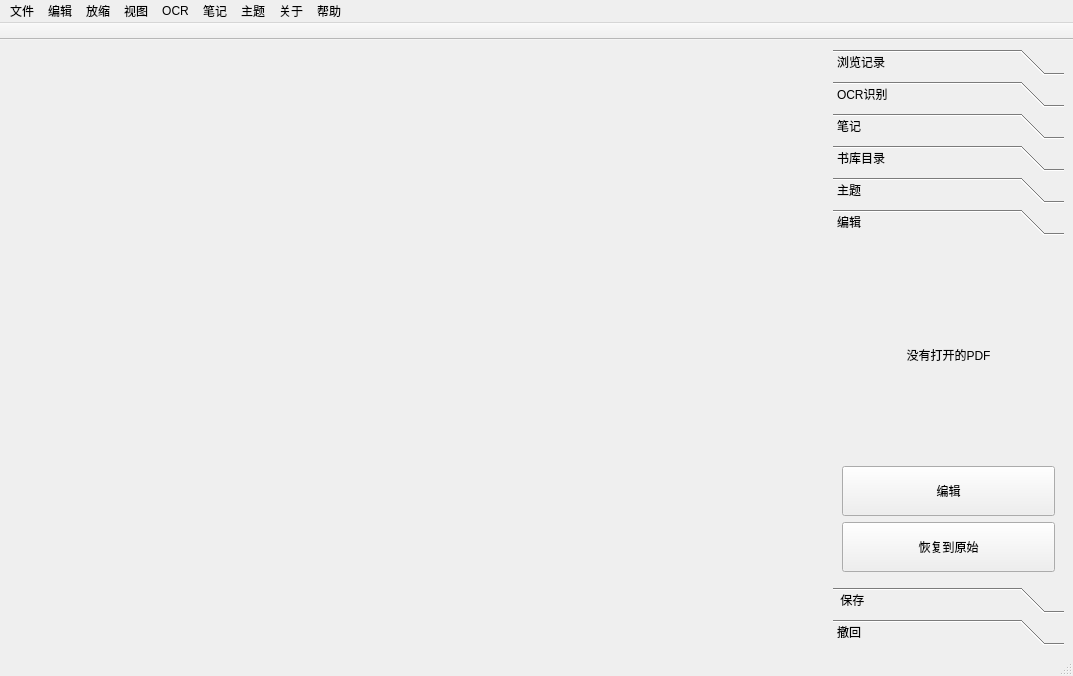
<?xml version="1.0" encoding="UTF-8"?>
<ui version="4.0">
 <class>MainWindow</class>
 <widget class="QMainWindow" name="MainWindow">
  <property name="geometry">
   <rect>
    <x>0</x>
    <y>0</y>
    <width>1073</width>
    <height>676</height>
   </rect>
  </property>
  <property name="focusPolicy">
   <enum>Qt::NoFocus</enum>
  </property>
  <property name="windowTitle">
   <string>MainWindow</string>
  </property>
  <widget class="QWidget" name="centralwidget">
   <layout class="QHBoxLayout" name="horizontalLayout">
    <item>
     <widget class="QWidget" name="pdf_view_frame" native="true">
      <layout class="QVBoxLayout" name="verticalLayout">
       <item>
        <widget class="CCPDF_View" name="pdf_view" native="true">
         <property name="minimumSize">
          <size>
           <width>800</width>
           <height>500</height>
          </size>
         </property>
        </widget>
       </item>
      </layout>
     </widget>
    </item>
    <item>
     <widget class="QToolBox" name="hyperWidget">
      <property name="minimumSize">
       <size>
        <width>100</width>
        <height>0</height>
       </size>
      </property>
      <property name="maximumSize">
       <size>
        <width>300</width>
        <height>16777215</height>
       </size>
      </property>
      <property name="currentIndex">
       <number>5</number>
      </property>
      <widget class="QWidget" name="historyPage">
       <property name="geometry">
        <rect>
         <x>0</x>
         <y>0</y>
         <width>231</width>
         <height>358</height>
        </rect>
       </property>
       <attribute name="icon">
        <iconset resource="icons.qrc">
         <normaloff>:/windowIcon/icon/history.ico</normaloff>:/windowIcon/icon/history.ico</iconset>
       </attribute>
       <attribute name="label">
        <string>浏览记录</string>
       </attribute>
       <layout class="QHBoxLayout" name="horizontalLayout_3">
        <item>
         <widget class="QWidget" name="widget_filehist" native="true">
          <layout class="QHBoxLayout" name="horizontalLayout_2">
           <item>
            <widget class="QTableWidget" name="tableWidget_filehist"/>
           </item>
          </layout>
         </widget>
        </item>
       </layout>
      </widget>
      <widget class="QWidget" name="OCRPage">
       <property name="geometry">
        <rect>
         <x>0</x>
         <y>0</y>
         <width>231</width>
         <height>358</height>
        </rect>
       </property>
       <attribute name="icon">
        <iconset resource="icons.qrc">
         <normaloff>:/toolbar_icon/pic/OCR_current.png</normaloff>:/toolbar_icon/pic/OCR_current.png</iconset>
       </attribute>
       <attribute name="label">
        <string>OCR识别</string>
       </attribute>
       <layout class="QVBoxLayout" name="verticalLayout_3">
        <item>
         <widget class="QPushButton" name="btn_configMission">
          <property name="minimumSize">
           <size>
            <width>200</width>
            <height>50</height>
           </size>
          </property>
          <property name="text">
           <string>打开OCR配置</string>
          </property>
          <property name="icon">
           <iconset resource="icons.qrc">
            <normaloff>:/toolbar_icon/pic/ocr_settings.png</normaloff>:/toolbar_icon/pic/ocr_settings.png</iconset>
          </property>
         </widget>
        </item>
        <item>
         <widget class="QPushButton" name="btn_startMissionDirect">
          <property name="enabled">
           <bool>true</bool>
          </property>
          <property name="minimumSize">
           <size>
            <width>200</width>
            <height>50</height>
           </size>
          </property>
          <property name="text">
           <string>开始OCR识别</string>
          </property>
          <property name="icon">
           <iconset resource="icons.qrc">
            <normaloff>:/toolbar_icon/pic/OCR_current.png</normaloff>:/toolbar_icon/pic/OCR_current.png</iconset>
          </property>
         </widget>
        </item>
        <item>
         <widget class="QPushButton" name="btn_clip">
          <property name="minimumSize">
           <size>
            <width>0</width>
            <height>50</height>
           </size>
          </property>
          <property name="text">
           <string>将识别内容复制到剪贴板中</string>
          </property>
          <property name="icon">
           <iconset resource="icons.qrc">
            <normaloff>:/toolbar_icon/pic/clipboard.png</normaloff>:/toolbar_icon/pic/clipboard.png</iconset>
          </property>
         </widget>
        </item>
        <item>
         <widget class="QPlainTextEdit" name="ocrResultTextEdit"/>
        </item>
       </layout>
      </widget>
      <widget class="QWidget" name="page">
       <property name="geometry">
        <rect>
         <x>0</x>
         <y>0</y>
         <width>231</width>
         <height>358</height>
        </rect>
       </property>
       <attribute name="icon">
        <iconset resource="icons.qrc">
         <normaloff>:/toolbar_icon/pic/notebookOpenAdd.png</normaloff>:/toolbar_icon/pic/notebookOpenAdd.png</iconset>
       </attribute>
       <attribute name="label">
        <string>笔记</string>
       </attribute>
       <layout class="QVBoxLayout" name="verticalLayout_5">
        <item>
         <widget class="QWidget" name="widget" native="true">
          <layout class="QGridLayout" name="gridLayout">
           <item row="1" column="1">
            <widget class="QPushButton" name="btn_bindNote">
             <property name="minimumSize">
              <size>
               <width>0</width>
               <height>50</height>
              </size>
             </property>
             <property name="text">
              <string>绑定本地笔记</string>
             </property>
             <property name="checkable">
              <bool>false</bool>
             </property>
            </widget>
           </item>
           <item row="2" column="1">
            <widget class="QPushButton" name="btn_switch">
             <property name="minimumSize">
              <size>
               <width>0</width>
               <height>50</height>
              </size>
             </property>
             <property name="text">
              <string>更换绑定的笔记</string>
             </property>
            </widget>
           </item>
           <item row="1" column="0">
            <widget class="QPushButton" name="btn_addOrOpenNotes">
             <property name="minimumSize">
              <size>
               <width>0</width>
               <height>50</height>
              </size>
             </property>
             <property name="text">
              <string>创建笔记</string>
             </property>
            </widget>
           </item>
           <item row="2" column="0">
            <widget class="QPushButton" name="btn_releaseNotes">
             <property name="minimumSize">
              <size>
               <width>0</width>
               <height>50</height>
              </size>
             </property>
             <property name="text">
              <string>解绑笔记</string>
             </property>
            </widget>
           </item>
           <item row="0" column="0" colspan="2">
            <widget class="QLineEdit" name="noteBookPathEdit">
             <property name="enabled">
              <bool>false</bool>
             </property>
            </widget>
           </item>
          </layout>
         </widget>
        </item>
        <item>
         <widget class="QWidget" name="widget_2" native="true">
          <layout class="QVBoxLayout" name="verticalLayout_4">
           <item>
            <widget class="QPushButton" name="btn_addNoteHandle">
             <property name="minimumSize">
              <size>
               <width>0</width>
               <height>50</height>
              </size>
             </property>
             <property name="text">
              <string>添加笔记工具</string>
             </property>
            </widget>
           </item>
           <item>
            <widget class="QPushButton" name="btn_checkHandle">
             <property name="minimumSize">
              <size>
               <width>0</width>
               <height>50</height>
              </size>
             </property>
             <property name="text">
              <string>查看当前的笔记工具配置</string>
             </property>
            </widget>
           </item>
           <item>
            <widget class="QPushButton" name="btn_removeBtnHandle">
             <property name="minimumSize">
              <size>
               <width>0</width>
               <height>50</height>
              </size>
             </property>
             <property name="text">
              <string>移除笔记工具</string>
             </property>
            </widget>
           </item>
          </layout>
         </widget>
        </item>
       </layout>
      </widget>
      <widget class="QWidget" name="bookModelPage">
       <property name="geometry">
        <rect>
         <x>0</x>
         <y>0</y>
         <width>231</width>
         <height>358</height>
        </rect>
       </property>
       <attribute name="icon">
        <iconset resource="icons.qrc">
         <normaloff>:/windowIcon/icon/booklib.ico</normaloff>:/windowIcon/icon/booklib.ico</iconset>
       </attribute>
       <attribute name="label">
        <string>书库目录</string>
       </attribute>
       <layout class="QHBoxLayout" name="horizontalLayout_4">
        <item>
         <widget class="QTreeView" name="treeView_library"/>
        </item>
       </layout>
      </widget>
      <widget class="QWidget" name="theme_page">
       <property name="geometry">
        <rect>
         <x>0</x>
         <y>0</y>
         <width>231</width>
         <height>358</height>
        </rect>
       </property>
       <attribute name="icon">
        <iconset resource="icons.qrc">
         <normaloff>:/toolbar_icon/pic/styleSwitch.png</normaloff>:/toolbar_icon/pic/styleSwitch.png</iconset>
       </attribute>
       <attribute name="label">
        <string>主题</string>
       </attribute>
       <layout class="QVBoxLayout" name="verticalLayout_7">
        <item>
         <widget class="QWidget" name="theme_btns_widget" native="true">
          <layout class="QVBoxLayout" name="verticalLayout_6">
           <item>
            <widget class="QPushButton" name="btn_randStyle">
             <property name="minimumSize">
              <size>
               <width>0</width>
               <height>50</height>
              </size>
             </property>
             <property name="text">
              <string>随机的主题</string>
             </property>
             <property name="icon">
              <iconset resource="icons.qrc">
               <normaloff>:/toolbar_icon/pic/styleSwitch.png</normaloff>:/toolbar_icon/pic/styleSwitch.png</iconset>
             </property>
            </widget>
           </item>
           <item>
            <widget class="QPushButton" name="btn_setClearTheme">
             <property name="minimumSize">
              <size>
               <width>0</width>
               <height>50</height>
              </size>
             </property>
             <property name="text">
              <string>还原为默认的主题</string>
             </property>
             <property name="icon">
              <iconset resource="icons.qrc">
               <normaloff>:/toolbar_icon/pic/styleSwitch.png</normaloff>:/toolbar_icon/pic/styleSwitch.png</iconset>
             </property>
            </widget>
           </item>
          </layout>
         </widget>
        </item>
       </layout>
      </widget>
      <widget class="QWidget" name="EditPage">
       <property name="geometry">
        <rect>
         <x>0</x>
         <y>0</y>
         <width>231</width>
         <height>358</height>
        </rect>
       </property>
       <attribute name="icon">
        <iconset resource="icons.qrc">
         <normaloff>:/toolbar_icon/pic/editPDF.png</normaloff>:/toolbar_icon/pic/editPDF.png</iconset>
       </attribute>
       <attribute name="label">
        <string>编辑</string>
       </attribute>
       <layout class="QVBoxLayout" name="verticalLayout_2">
        <item>
         <widget class="QLabel" name="image_label">
          <property name="autoFillBackground">
           <bool>true</bool>
          </property>
          <property name="text">
           <string>没有打开的PDF</string>
          </property>
          <property name="scaledContents">
           <bool>true</bool>
          </property>
          <property name="alignment">
           <set>Qt::AlignCenter</set>
          </property>
         </widget>
        </item>
        <item>
         <widget class="QPushButton" name="btn_edit_current">
          <property name="minimumSize">
           <size>
            <width>200</width>
            <height>50</height>
           </size>
          </property>
          <property name="text">
           <string>编辑</string>
          </property>
          <property name="icon">
           <iconset resource="icons.qrc">
            <normaloff>:/toolbar_icon/pic/editPDF.png</normaloff>:/toolbar_icon/pic/editPDF.png</iconset>
          </property>
         </widget>
        </item>
        <item>
         <widget class="QPushButton" name="btn_resumeCurPageEdit">
          <property name="minimumSize">
           <size>
            <width>0</width>
            <height>50</height>
           </size>
          </property>
          <property name="text">
           <string>恢复到原始</string>
          </property>
          <property name="icon">
           <iconset resource="icons.qrc">
            <normaloff>:/toolbar_icon/pic/ResumeCurPage.png</normaloff>:/toolbar_icon/pic/ResumeCurPage.png</iconset>
          </property>
         </widget>
        </item>
       </layout>
      </widget>
      <widget class="QWidget" name="page_3">
       <attribute name="icon">
        <iconset resource="icons.qrc">
         <normaloff>:/toolbar_icon/pic/savePDF.png</normaloff>:/toolbar_icon/pic/savePDF.png</iconset>
       </attribute>
       <attribute name="label">
        <string> 保存</string>
       </attribute>
       <layout class="QVBoxLayout" name="verticalLayout_9">
        <item>
         <widget class="QPushButton" name="btn_copy">
          <property name="minimumSize">
           <size>
            <width>0</width>
            <height>50</height>
           </size>
          </property>
          <property name="text">
           <string>保存当前的PDF</string>
          </property>
          <property name="icon">
           <iconset resource="icons.qrc">
            <normaloff>:/toolbar_icon/pic/savePDF.png</normaloff>:/toolbar_icon/pic/savePDF.png</iconset>
          </property>
         </widget>
        </item>
       </layout>
      </widget>
      <widget class="QWidget" name="page_2">
       <property name="geometry">
        <rect>
         <x>0</x>
         <y>0</y>
         <width>231</width>
         <height>358</height>
        </rect>
       </property>
       <attribute name="icon">
        <iconset resource="icons.qrc">
         <normaloff>:/toolbar_icon/pic/resume.png</normaloff>:/toolbar_icon/pic/resume.png</iconset>
       </attribute>
       <attribute name="label">
        <string>撤回</string>
       </attribute>
       <layout class="QVBoxLayout" name="verticalLayout_8">
        <item>
         <widget class="QPushButton" name="btn_backToPrevious">
          <property name="minimumSize">
           <size>
            <width>0</width>
            <height>50</height>
           </size>
          </property>
          <property name="text">
           <string>回退到这次编辑之前</string>
          </property>
          <property name="icon">
           <iconset resource="icons.qrc">
            <normaloff>:/toolbar_icon/pic/resume.png</normaloff>:/toolbar_icon/pic/resume.png</iconset>
          </property>
         </widget>
        </item>
        <item>
         <widget class="QPushButton" name="btn_makeBackToAllBeforeEdit">
          <property name="minimumSize">
           <size>
            <width>0</width>
            <height>50</height>
           </size>
          </property>
          <property name="text">
           <string>退回到所有编辑前的状态...</string>
          </property>
          <property name="icon">
           <iconset resource="icons.qrc">
            <normaloff>:/toolbar_icon/pic/resume.png</normaloff>:/toolbar_icon/pic/resume.png</iconset>
          </property>
         </widget>
        </item>
       </layout>
      </widget>
     </widget>
    </item>
   </layout>
  </widget>
  <widget class="QMenuBar" name="menubar">
   <property name="geometry">
    <rect>
     <x>0</x>
     <y>0</y>
     <width>1073</width>
     <height>21</height>
    </rect>
   </property>
   <widget class="QMenu" name="file_Menu">
    <property name="title">
     <string>文件</string>
    </property>
    <addaction name="action_loadPDF"/>
    <addaction name="action_setLibraryPath"/>
    <addaction name="separator"/>
    <addaction name="action_clearHistory"/>
    <addaction name="separator"/>
    <addaction name="action_savePDF"/>
    <addaction name="action_quit"/>
   </widget>
   <widget class="QMenu" name="menu_2">
    <property name="title">
     <string>放缩</string>
    </property>
    <addaction name="action_zoomin"/>
    <addaction name="action_zoomout"/>
   </widget>
   <widget class="QMenu" name="menu_3">
    <property name="title">
     <string>视图</string>
    </property>
    <addaction name="action_show_or_hide_advamced"/>
    <addaction name="action_singlePage"/>
    <addaction name="action_multiPage"/>
   </widget>
   <widget class="QMenu" name="menuOCR">
    <property name="title">
     <string>OCR</string>
    </property>
    <addaction name="action_ocrsettingWindow"/>
    <addaction name="action_ocrCurPage"/>
   </widget>
   <widget class="QMenu" name="menu_4">
    <property name="title">
     <string>笔记</string>
    </property>
    <widget class="QMenu" name="menu_5">
     <property name="title">
      <string>创建笔记</string>
     </property>
     <property name="icon">
      <iconset resource="icons.qrc">
       <normaloff>:/toolbar_icon/pic/notebookOpenAdd.png</normaloff>:/toolbar_icon/pic/notebookOpenAdd.png</iconset>
     </property>
     <addaction name="action_createNewNote"/>
     <addaction name="action_bindNote"/>
    </widget>
    <addaction name="menu_5"/>
    <addaction name="action_openNote_2"/>
    <addaction name="action_switchNote"/>
    <addaction name="action_removeNote"/>
    <addaction name="separator"/>
    <addaction name="action_checkhandle"/>
    <addaction name="action_addHandleType"/>
    <addaction name="action_removeHandleType"/>
   </widget>
   <widget class="QMenu" name="theme_menu">
    <property name="title">
     <string>主题</string>
    </property>
    <addaction name="action_defaultStyle"/>
    <addaction name="action_randStyle"/>
   </widget>
   <widget class="QMenu" name="menu_6">
    <property name="title">
     <string>关于</string>
    </property>
    <addaction name="action_viewAbout"/>
   </widget>
   <widget class="QMenu" name="menu_7">
    <property name="title">
     <string>帮助</string>
    </property>
    <addaction name="action_viewhelp"/>
   </widget>
   <widget class="QMenu" name="menu">
    <property name="title">
     <string>编辑</string>
    </property>
    <addaction name="action_editPDF"/>
    <addaction name="separator"/>
    <addaction name="action_resumeCurPage"/>
   </widget>
   <addaction name="file_Menu"/>
   <addaction name="menu"/>
   <addaction name="menu_2"/>
   <addaction name="menu_3"/>
   <addaction name="menuOCR"/>
   <addaction name="menu_4"/>
   <addaction name="theme_menu"/>
   <addaction name="menu_6"/>
   <addaction name="menu_7"/>
  </widget>
  <widget class="QStatusBar" name="statusbar"/>
  <widget class="QToolBar" name="toolBar">
   <property name="windowTitle">
    <string>toolBar</string>
   </property>
   <property name="movable">
    <bool>false</bool>
   </property>
   <property name="iconSize">
    <size>
     <width>32</width>
     <height>32</height>
    </size>
   </property>
   <property name="floatable">
    <bool>false</bool>
   </property>
   <attribute name="toolBarArea">
    <enum>TopToolBarArea</enum>
   </attribute>
   <attribute name="toolBarBreak">
    <bool>false</bool>
   </attribute>
  </widget>
  <action name="action_loadPDF">
   <property name="icon">
    <iconset resource="icons.qrc">
     <normaloff>:/windowIcon/icon/pdf.ico</normaloff>:/windowIcon/icon/pdf.ico</iconset>
   </property>
   <property name="text">
    <string>加载PDF</string>
   </property>
  </action>
  <action name="action_switchPDF">
   <property name="text">
    <string>_switchPDF</string>
   </property>
  </action>
  <action name="action_zoomin">
   <property name="icon">
    <iconset resource="icons.qrc">
     <normaloff>:/toolbar_icon/pic/zoomIn.png</normaloff>:/toolbar_icon/pic/zoomIn.png</iconset>
   </property>
   <property name="text">
    <string>放大</string>
   </property>
  </action>
  <action name="action_zoomout">
   <property name="icon">
    <iconset resource="icons.qrc">
     <normaloff>:/toolbar_icon/pic/zoomOut.png</normaloff>:/toolbar_icon/pic/zoomOut.png</iconset>
   </property>
   <property name="text">
    <string>缩小</string>
   </property>
  </action>
  <action name="action_show_or_hide_advamced">
   <property name="icon">
    <iconset resource="icons.qrc">
     <normaloff>:/toolbar_icon/pic/viewHyper.png</normaloff>:/toolbar_icon/pic/viewHyper.png</iconset>
   </property>
   <property name="text">
    <string>显示高级视图</string>
   </property>
  </action>
  <action name="action_clearHistory">
   <property name="icon">
    <iconset resource="icons.qrc">
     <normaloff>:/windowIcon/icon/history.ico</normaloff>:/windowIcon/icon/history.ico</iconset>
   </property>
   <property name="text">
    <string>清空历史记录</string>
   </property>
  </action>
  <action name="action_setLibraryPath">
   <property name="icon">
    <iconset resource="icons.qrc">
     <normaloff>:/windowIcon/icon/booklib.ico</normaloff>:/windowIcon/icon/booklib.ico</iconset>
   </property>
   <property name="text">
    <string>设置书库目录</string>
   </property>
  </action>
  <action name="action_ocrsettingWindow">
   <property name="icon">
    <iconset resource="icons.qrc">
     <normaloff>:/toolbar_icon/pic/ocr_settings.png</normaloff>:/toolbar_icon/pic/ocr_settings.png</iconset>
   </property>
   <property name="text">
    <string>打开OCR设置窗口</string>
   </property>
  </action>
  <action name="action_ocrCurPage">
   <property name="icon">
    <iconset resource="icons.qrc">
     <normaloff>:/toolbar_icon/pic/OCR_current.png</normaloff>:/toolbar_icon/pic/OCR_current.png</iconset>
   </property>
   <property name="text">
    <string>对当前页进行文字识别</string>
   </property>
  </action>
  <action name="action_openNote_2">
   <property name="icon">
    <iconset resource="icons.qrc">
     <normaloff>:/toolbar_icon/pic/notebookOpenAdd.png</normaloff>:/toolbar_icon/pic/notebookOpenAdd.png</iconset>
   </property>
   <property name="text">
    <string>打开笔记</string>
   </property>
  </action>
  <action name="action_switchNote">
   <property name="icon">
    <iconset resource="icons.qrc">
     <normaloff>:/toolbar_icon/pic/switchNoteBook.png</normaloff>:/toolbar_icon/pic/switchNoteBook.png</iconset>
   </property>
   <property name="text">
    <string>切换笔记</string>
   </property>
  </action>
  <action name="action_removeNote">
   <property name="icon">
    <iconset resource="icons.qrc">
     <normaloff>:/toolbar_icon/pic/editTargetHandleShowRemove.png</normaloff>:/toolbar_icon/pic/editTargetHandleShowRemove.png</iconset>
   </property>
   <property name="text">
    <string>移除笔记</string>
   </property>
  </action>
  <action name="action_addHandleType">
   <property name="icon">
    <iconset resource="icons.qrc">
     <normaloff>:/toolbar_icon/pic/editTargetHandleAdd.png</normaloff>:/toolbar_icon/pic/editTargetHandleAdd.png</iconset>
   </property>
   <property name="text">
    <string>添加笔记工具</string>
   </property>
  </action>
  <action name="action_removeHandleType">
   <property name="icon">
    <iconset resource="icons.qrc">
     <normaloff>:/toolbar_icon/pic/editTargetHandleShowRemove.png</normaloff>:/toolbar_icon/pic/editTargetHandleShowRemove.png</iconset>
   </property>
   <property name="text">
    <string>移除笔记工具</string>
   </property>
  </action>
  <action name="action_createNewNote">
   <property name="icon">
    <iconset resource="icons.qrc">
     <normaloff>:/toolbar_icon/pic/editTargetHandleAdd.png</normaloff>:/toolbar_icon/pic/editTargetHandleAdd.png</iconset>
   </property>
   <property name="text">
    <string>创建新笔记</string>
   </property>
  </action>
  <action name="action_bindNote">
   <property name="icon">
    <iconset resource="icons.qrc">
     <normaloff>:/toolbar_icon/pic/editTargetHandleAdd.png</normaloff>:/toolbar_icon/pic/editTargetHandleAdd.png</iconset>
   </property>
   <property name="text">
    <string>绑定本地笔记</string>
   </property>
  </action>
  <action name="action_checkhandle">
   <property name="icon">
    <iconset resource="icons.qrc">
     <normaloff>:/toolbar_icon/pic/editTargetHandleShow.png</normaloff>:/toolbar_icon/pic/editTargetHandleShow.png</iconset>
   </property>
   <property name="text">
    <string>查看当前的笔记工具配置</string>
   </property>
  </action>
  <action name="action_viewAbout">
   <property name="icon">
    <iconset resource="icons.qrc">
     <normaloff>:/toolbar_icon/pic/btn_about.png</normaloff>:/toolbar_icon/pic/btn_about.png</iconset>
   </property>
   <property name="text">
    <string>关于</string>
   </property>
  </action>
  <action name="action_viewhelp">
   <property name="icon">
    <iconset resource="icons.qrc">
     <normaloff>:/toolbar_icon/pic/help.png</normaloff>:/toolbar_icon/pic/help.png</iconset>
   </property>
   <property name="text">
    <string>查看帮助</string>
   </property>
  </action>
  <action name="action_defaultStyle">
   <property name="icon">
    <iconset resource="icons.qrc">
     <normaloff>:/toolbar_icon/pic/styleSwitch.png</normaloff>:/toolbar_icon/pic/styleSwitch.png</iconset>
   </property>
   <property name="text">
    <string>恢复为默认主题</string>
   </property>
  </action>
  <action name="action_randStyle">
   <property name="icon">
    <iconset resource="icons.qrc">
     <normaloff>:/toolbar_icon/pic/styleSwitch.png</normaloff>:/toolbar_icon/pic/styleSwitch.png</iconset>
   </property>
   <property name="text">
    <string>随机主题</string>
   </property>
  </action>
  <action name="action_singlePage">
   <property name="icon">
    <iconset resource="icons.qrc">
     <normaloff>:/toolbar_icon/pic/singlePage.png</normaloff>:/toolbar_icon/pic/singlePage.png</iconset>
   </property>
   <property name="text">
    <string>单页模式</string>
   </property>
  </action>
  <action name="action_multiPage">
   <property name="icon">
    <iconset resource="icons.qrc">
     <normaloff>:/toolbar_icon/pic/multiPage.png</normaloff>:/toolbar_icon/pic/multiPage.png</iconset>
   </property>
   <property name="text">
    <string>多页连续模式</string>
   </property>
   <property name="iconText">
    <string>多页连续模式</string>
   </property>
  </action>
  <action name="action_savePDF">
   <property name="icon">
    <iconset resource="icons.qrc">
     <normaloff>:/toolbar_icon/pic/savePDF.png</normaloff>:/toolbar_icon/pic/savePDF.png</iconset>
   </property>
   <property name="text">
    <string>保存PDF</string>
   </property>
  </action>
  <action name="action_quit">
   <property name="icon">
    <iconset resource="icons.qrc">
     <normaloff>:/toolbar_icon/pic/quit.png</normaloff>:/toolbar_icon/pic/quit.png</iconset>
   </property>
   <property name="text">
    <string>退出</string>
   </property>
  </action>
  <action name="action_editPDF">
   <property name="icon">
    <iconset resource="icons.qrc">
     <normaloff>:/toolbar_icon/pic/editPDF.png</normaloff>:/toolbar_icon/pic/editPDF.png</iconset>
   </property>
   <property name="text">
    <string>编辑此页</string>
   </property>
  </action>
  <action name="action_resumeCurPage">
   <property name="icon">
    <iconset resource="icons.qrc">
     <normaloff>:/toolbar_icon/pic/resume.png</normaloff>:/toolbar_icon/pic/resume.png</iconset>
   </property>
   <property name="text">
    <string>恢复编辑此页</string>
   </property>
  </action>
 </widget>
 <customwidgets>
  <customwidget>
   <class>CCPDF_View</class>
   <extends>QWidget</extends>
   <header location="global">ccpdf_view.h</header>
   <container>1</container>
  </customwidget>
 </customwidgets>
 <resources>
  <include location="icons.qrc"/>
 </resources>
 <connections/>
</ui>
